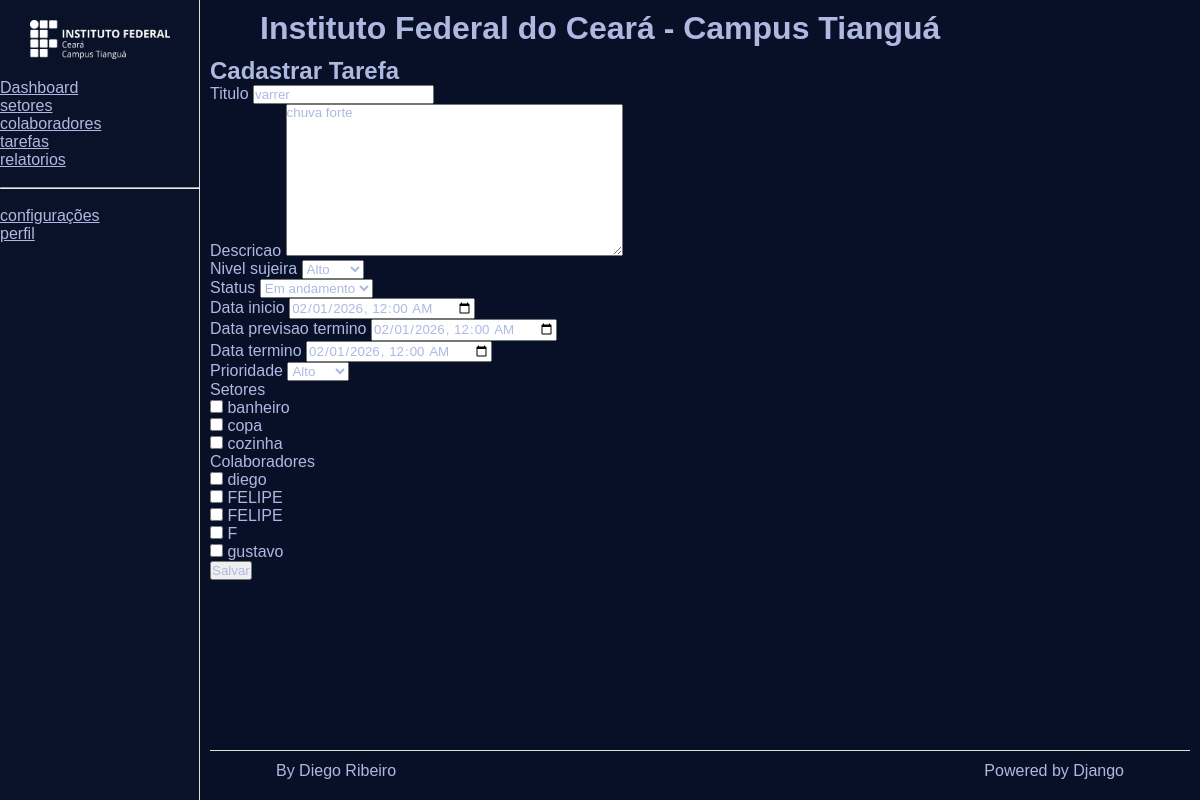
The page /tarefas/bf88f63a981c400b917ed2b65dece866/editar/ (signed in) on the database as committed earlier.
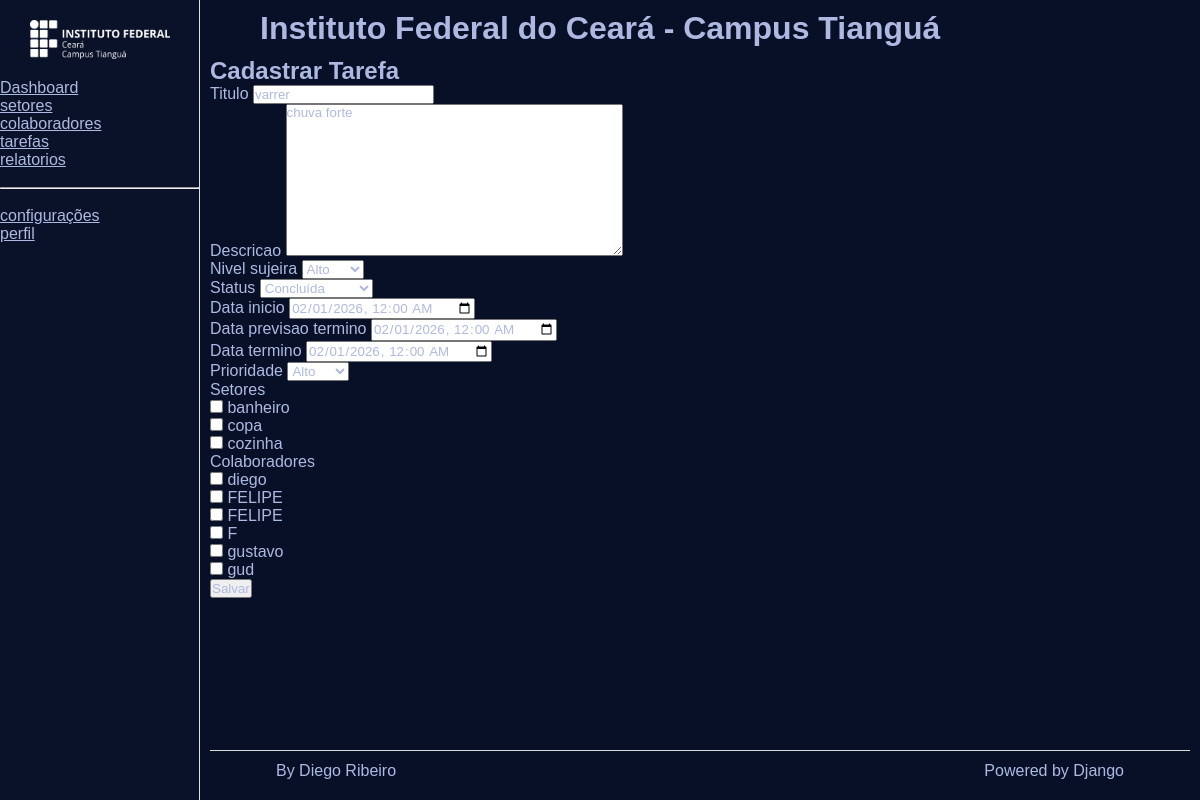
The same page on the database as committed later.
### management/models.py (models this page shows, shortened)
class Tarefa(models.Model):
    SUJEIRA_CHOICES = [
        ('baixo', 'Baixo'),
        ('medio', 'Médio'),
        ('alto', 'Alto'),
    ]
    STATUS_CHOICES = [
        ('pendente', 'Pendente'),
        ('em_andamento', 'Em andamento'),
        ('concluida', 'Concluída'),
        ('cancelada', 'Cancelada'),
    ]
    PRIORIDADE_CHOICES = [
        ('baixo', 'Baixo'),
        ('medio', 'Médio'),
        ('alto', 'Alto'),
    ]
    id = models.CharField(
        max_length=32,
        primary_key=True,
        default=generate_uuid,
        editable=False
    )
    titulo = models.CharField(max_length=150)
    descricao = models.TextField(blank=True, null=True)
    nivel_sujeira = models.CharField(max_length=10, choices=SUJEIRA_CHOICES)
    status = models.CharField(max_length=20, choices=STATUS_CHOICES, default='pendente')
    data_inicio = models.DateTimeField()
    data_previsao_termino = models.DateTimeField()
    data_termino = models.DateTimeField(blank=True, null=True)
    prioridade = models.CharField(max_length=10, choices=PRIORIDADE_CHOICES)
    colaboradores = models.ManyToManyField(
        Colaborador,
        through="TarefaColaborador",
        related_name="tarefas"
    )
    setores = models.ManyToManyField(
        Setor,
        through="TarefaSetor",
        related_name="tarefas"
    )

### management/views.py (the view)
# urls.py: path('tarefas/<str:id>/editar/', tarefa_edit, name='tarefa_edit'),
@permission_required('management.change_tarefas', raise_exception=True)
def tarefa_edit(request, id):
    tarefa = get_object_or_404(Tarefa, id=id)
    if request.method == 'POST':
        form = TarefaForm(request.POST, request.FILES, instance=tarefa)
        if form.is_valid():
            form.save()
            messages.success(request, 'tarefa atualizada com sucesso!')
            return redirect('management:tasks')
    else:
        form = TarefaForm(instance=tarefa)
    return render(request, 'managements/tasks/pages/form.html', {
        'form': form,
        'tarefa': tarefa
    })

### management/models.py (called while the page is built)
    def __str__(self):
        return self.nome

    def __str__(self):
        return self.nome

### management/templates/managements/tasks/pages/form.html (shortened to what this page needs)
{% include 'managements/tasks/partials/head.html' %}
    <body>
        {% include 'global/partials/sidebar.html' %}
        <div class="content">
            {% include 'global/partials/header.html' %}
            <div class="table-wrapper">
                <h2>
                    {% if setor %}
                        Editar Tarefa
                    {% else %}
                        Cadastrar Tarefa
                    {% endif %}
                </h2>
                <form method="POST" enctype="multipart/form-data">
                    {% for field in form %}
                        <div>
                            <label>{{ field.label }}</label>
                            {{ field }}
                        </div>
                    {% endfor %}
                    <button type="submit">Salvar</button>
                </form>
            </div>
                {% include 'global/partials/footer.html' %}
        </div>
    </body>
</html>

### management/templates/managements/tasks/partials/head.html (shortened to what this page needs)
{% include 'global/partials/head.html' %}

### authors/templates/global/partials/head.html (shortened to what this page needs)
<!DOCTYPE html>
<html>
    <head>
        <link rel="stylesheet" href="">
        <link rel="stylesheet" href="https://cdnjs.cloudflare.com/ajax/libs/font-awesome/6.7.2/css/all.min.css" />
        <link rel="stylesheet" href="https://cdnjs.cloudflare.com/ajax/libs/font-awesome/6.7.2/css/all.min.css">
        <link rel="stylesheet" href="https://cdnjs.cloudflare.com/ajax/libs/font-awesome/6.7.2/css/all.min.css" />

### authors/templates/global/partials/sidebar.html
{% load static %}
    <div class="sidebar">
        <img src="{% static 'img/ifce.png' %}" alt="Logo IFCE" class="logo-ifce">
        <ul>
            <li><a href="/">Dashboard</a></li>
            <li><a href="/setores">setores</a></li>
            <li><a href="/colaboradores">colaboradores</a></li>
            <li><a href="/tarefas">tarefas</a></li>
            <li><a href="/tarefas">relatorios</a></li>
            <br><hr><br>
            <li><a href="/tarefas">configurações</a></li>
            <li><a href="/usuarios">perfil</a></li>
        </ul>
    </div>

### authors/templates/global/partials/header.html
    <div class="header">
        <h1 class="title">Instituto Federal do Ceará - Campus Tianguá</h1>
    </div>

### authors/templates/global/partials/footer.html
<div class="footer">
    <div class="By">
        By Diego Ribeiro
    </div>
    <div class="powered">
        Powered by Django
    </div>
</div>

### authors/templates/global/partials/head.html (style rules this page uses)
* { margin: 0; padding: 0; box-sizing: border-box; font-family: 'Mona Sans', sans-serif; color: #AEB9E1; }
body { display: grid; grid-template-columns: 200px 1fr; height: 100vh; background-color: #081028; }
.sidebar { grid-column: 1; background-color: #0A1229; border-right: 1px solid #e0dddd; }
.logo-ifce { width: 140px; height: auto; display: block; margin: 20px auto; filter: brightness(0) invert(1); }
.content { grid-column: 2; display: grid; grid-template-rows: auto 1fr auto; gap: 10px; padding: 10px; align-items: start; }
.header { text-align: left; padding-left: 50px; font-size: 1rem; font-weight: 200; }
.footer { width: 100%; height: 40px; display: flex; justify-content: space-between; align-items: center; border-top: 1px solid rgba(215, 223, 215, 1); padding: 0 16px; align-self: end; }
.By { text-align: left; padding-left: 50px; }
.powered { text-align: right; padding-right: 50px; }

### management/templates/managements/tasks/partials/head.html (style rules this page uses)
.title { display: inline; }

Rows that differ between the two databases and show on the page:
changed Tarefa "varrer": status "Em andamento" → "Concluída"
Other text that changed with them:
form field colaboradores: "☐ ☐ ☐ ☐ ☐" → "☐ ☐ ☐ ☐ ☐ ☐"
text no longer shown: "diego FELIPE FELIPE F gustavo"
text now shown: "diego FELIPE FELIPE F gustavo gud"
